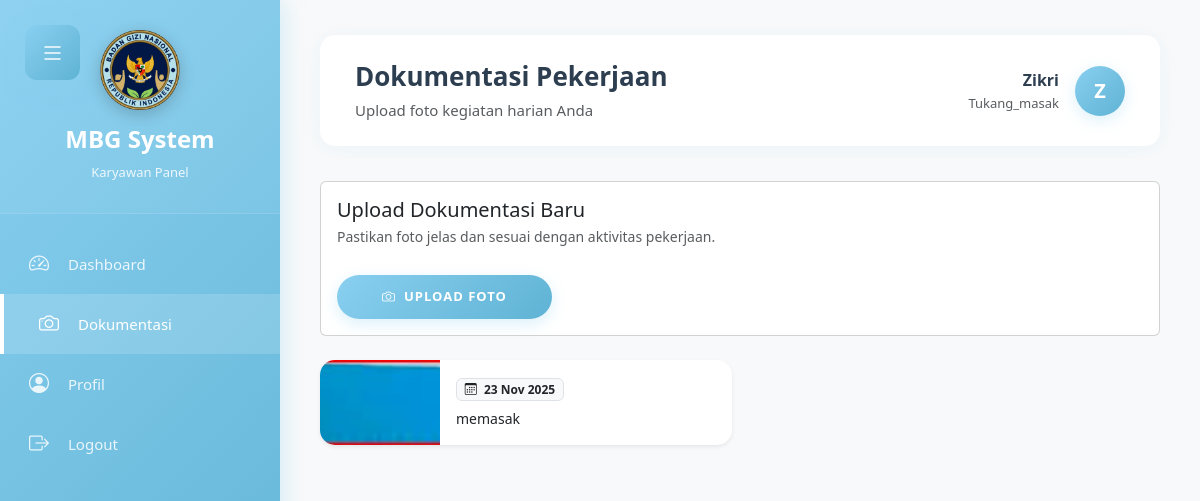
Screenshot of /karyawan/dokumentasi.php (signed in) with the database file from the repository.
### tables this page shows
CREATE TABLE `tbl_dokumentasi_karyawan` (
  `id_dokumentasi` int(11) NOT NULL,
  `tanggal_dokumentasi` date NOT NULL,
  `aktivitas` text NOT NULL,
  `foto_dokumentasi` varchar(255) DEFAULT NULL,
  `created_at` timestamp NOT NULL DEFAULT current_timestamp()
);

### karyawan/dokumentasi.php (the view, shortened to what this page needs)
<?php
require_once '../koneksi.php';
$id_karyawan = $_SESSION['user_id'];
$query_user = "SELECT * FROM tbl_karyawan WHERE id_karyawan = '$id_karyawan'";
$result_user = mysqli_query($conn, $query_user);
$user = mysqli_fetch_assoc($result_user);
$bagian_user = ucwords(str_replace('_', ' ', $user['bagian']));
$query_dok = "SELECT * FROM tbl_dokumentasi_karyawan
              WHERE aktivitas LIKE '%[$bagian_user]%'
              ORDER BY tanggal_dokumentasi DESC, created_at DESC";
$result_dok = mysqli_query($conn, $query_dok);
?>
<!DOCTYPE html>
<html lang="id">
<head>
    <link href="https://cdn.jsdelivr.net/npm/bootstrap@5.3.0/dist/css/bootstrap.min.css" rel="stylesheet">
    <link rel="stylesheet" href="https://cdn.jsdelivr.net/npm/bootstrap-icons@1.11.0/font/bootstrap-icons.css">
    <link rel="stylesheet" href="../assets/css/style.css">
    <link rel="stylesheet" href="../assets/css/admin-dashboard.css">
</head>
<body>
    <button class="mobile-menu-toggle" id="mobileMenuToggle"><i class="bi bi-list"></i></button>
    <div class="sidebar" id="sidebar">
        <div class="sidebar-header">
            <div class="sidebar-logo"><img src="../assets/img/logo.png" alt="MBG Logo" class="logo-image"></div>
            <h4>MBG System</h4><small>Karyawan Panel</small>
        </div>
        <div class="sidebar-menu">
            <a href="dashboard.php"><i class="bi bi-speedometer2"></i><span>Dashboard</span></a>
            <a href="dokumentasi.php" class="active"><i class="bi bi-camera"></i><span>Dokumentasi</span></a>
            <a href="profil.php"><i class="bi bi-person-circle"></i><span>Profil</span></a>
            <a href="../logout.php" onclick="return confirm('Yakin ingin logout?')"><i class="bi bi-box-arrow-right"></i><span>Logout</span></a>
        </div>
    </div>
    <div class="main-content" id="mainContent">
        <div class="top-navbar">
            <div><h4 class="mb-0">Dokumentasi Pekerjaan</h4><small class="text-muted">Upload foto kegiatan harian Anda</small></div>
            <div class="user-profile">
                <a href="profil.php" class="text-decoration-none text-dark d-flex align-items-center">
                    <div class="text-end me-3">
                        <div class="fw-bold"><?= $_SESSION['user_name'] ?></div>
                        <small class="text-muted"><?= ucfirst($_SESSION['bagian']) ?></small>
                    </div>
                    <div class="user-avatar">
                        <?php if (isset($_SESSION['foto_profil']) && $_SESSION['foto_profil']): ?>
                            <img src="../assets/img/profil/<?= $_SESSION['foto_profil'] ?>" alt="Profil" class="rounded-circle" style="width: 40px; height: 40px; object-fit: cover;">
                        <?php else: ?>
                            <?= strtoupper(substr($_SESSION['user_name'], 0, 1)) ?>
                        <?php endif; ?>
                    </div>
                </a>
            </div>
        </div>
        <div class="card mb-4">
            <div class="card-body">
                <h5 class="mb-1">Upload Dokumentasi Baru</h5>
                <p class="text-muted mb-3 small">Pastikan foto jelas dan sesuai dengan aktivitas pekerjaan.</p>
                <button class="btn btn-primary" data-bs-toggle="modal" data-bs-target="#modalTambah">
                    <i class="bi bi-camera me-2"></i>Upload Foto
                </button>
            </div>
        </div>
        <div class="row g-3">
            <?php if (mysqli_num_rows($result_dok) > 0): ?>
                <?php while ($dok = mysqli_fetch_assoc($result_dok)):
                    $aktivitas_text = preg_replace('/\[.*?\]\s*/', '', $dok['aktivitas']);
                ?>
                <div class="col-12 col-md-6">
                    <div class="card h-100 border-0 shadow-sm" style="border-radius: 15px; overflow: hidden;">
                        <div class="d-flex h-100">
                            <?php if ($dok['foto_dokumentasi']): ?>
                                <div style="width: 120px; min-width: 120px; background-image: url('../assets/img/dokumentasi/<?= $dok['foto_dokumentasi'] ?>'); background-size: cover; background-position: center;"></div>
                            <?php endif; ?>
                            <div class="p-3 flex-grow-1 d-flex flex-column justify-content-center">
                                <div class="mb-2">
                                    <span class="badge bg-light text-dark border">
                                        <i class="bi bi-calendar3 me-1"></i> <?= date('d M Y', strtotime($dok['tanggal_dokumentasi'])) ?>
                                    </span>
                                </div>
                                <p class="mb-0 fw-medium" style="font-size: 14px; line-height: 1.4;"><?= nl2br($aktivitas_text) ?></p>
                            </div>
                        </div>
                    </div>
                </div>
                <?php endwhile; ?>
            <?php endif; ?>
        </div>
    </div>
</body>
</html>

### assets/css/style.css (style rules this page uses)
:root { --baby-blue: #89cff0; --baby-blue-dark: #5fb3d4; --baby-blue-light: #b8e6f7; --white: #ffffff; --text-dark: #2c3e50; --text-light: #7f8c8d; --shadow: rgba(137, 207, 240, 0.3); --gradient: linear-gradient(135deg, #89cff0 0%, #5fb3d4 100%); }
* { margin: 0; padding: 0; box-sizing: border-box; }
body { font-family: "Segoe UI", Tahoma, Geneva, Verdana, sans-serif; background: rgb(202, 202, 202); display: flex; justify-content: center; align-items: center; min-height: 100vh; overflow: hidden; }
.btn-primary { background: var(--gradient); border: none; color: var(--white); font-size: 13px; font-weight: 700; padding: 12px 45px; border-radius: 25px; text-transform: uppercase; letter-spacing: 1px; cursor: pointer; transition: all 0.3s ease; margin-top: 12px; box-shadow: 0 5px 15px var(--shadow); animation: fadeIn 1s ease-out 1s both; }

### rows the page displays
tbl_dokumentasi_karyawan: foto_dokumentasi (picture), tanggal_dokumentasi "23 Nov 2025", aktivitas "memasak"

### other values shown
$_SESSION['user_name'] "Zikri"
$_SESSION['bagian'] "Tukang_masak"
substr($_SESSION['user_name'], 0, 1) "Z"
